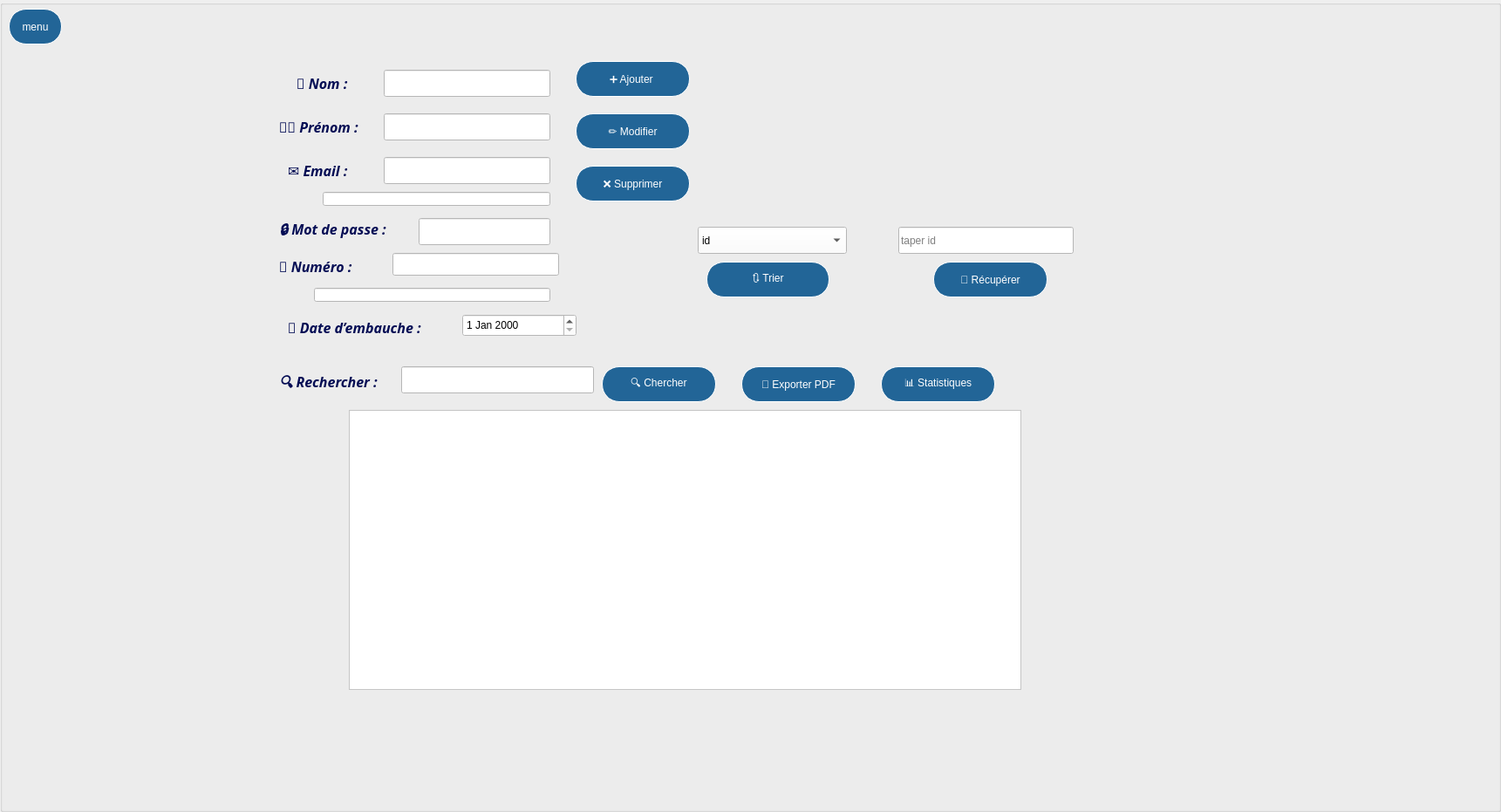
             <widget class="QGroupBox" name="groupBox_5">
              <property name="enabled">
               <bool>true</bool>
              </property>
              <property name="geometry">
               <rect>
                <x>0</x>
                <y>0</y>
                <width>1721</width>
                <height>931</height>
               </rect>
              </property>
              <property name="title">
               <string/>
              </property>
              <widget class="QLineEdit" name="telephoneError">
               <property name="geometry">
                <rect>
                 <x>360</x>
                 <y>330</y>
                 <width>271</width>
                 <height>16</height>
                </rect>
               </property>
               <property name="styleSheet">
                <string notr="true">background-color: rgb(255, 255, 255);
color: rgb(0, 0, 0);</string>
               </property>
               <property name="readOnly">
                <bool>true</bool>
               </property>
              </widget>
              <widget class="QPushButton" name="modifier">
               <property name="geometry">
                <rect>
                 <x>660</x>
                 <y>130</y>
                 <width>131</width>
                 <height>41</height>
                </rect>
               </property>
               <property name="styleSheet">
                <string notr="true">border:1px solid white;
border-radius:20px;
background-color:#226597;
color:white;
background-image: url(:/res/resources/back.jpeg);</string>
               </property>
               <property name="text">
                <string>✏️ Modifier</string>
               </property>
              </widget>
              <widget class="QLineEdit" name="cherche_5">
               <property name="geometry">
                <rect>
                 <x>460</x>
                 <y>420</y>
                 <width>221</width>
                 <height>31</height>
                </rect>
               </property>
               <property name="styleSheet">
                <string notr="true">background-color: rgb(255, 255, 255);
color: rgb(0, 0, 0);</string>
               </property>
               <property name="text">
                <string/>
               </property>
               <property name="placeholderText">
                <string/>
               </property>
              </widget>
              <widget class="QLabel" name="prenom2">
               <property name="geometry">
                <rect>
                 <x>320</x>
                 <y>130</y>
                 <width>111</width>
                 <height>31</height>
                </rect>
               </property>
               <property name="font">
                <font>
                 <family>Perpetua</family>
                 <pointsize>12</pointsize>
                 <italic>true</italic>
                 <bold>true</bold>
                 <underline>false</underline>
                </font>
               </property>
               <property name="styleSheet">
                <string notr="true">color:#030C54;
border:none;</string>
               </property>
               <property name="text">
                <string>🧑‍💼 Prénom : </string>
               </property>
              </widget>
              <widget class="QComboBox" name="trie">
               <property name="geometry">
                <rect>
                 <x>800</x>
                 <y>260</y>
                 <width>171</width>
                 <height>31</height>
                </rect>
               </property>
               <property name="styleSheet">
                <string notr="true">background-color: rgb(255, 255, 255);
color: rgb(0, 0, 0);</string>
               </property>
               <item>
                <property name="text">
                 <string>id</string>
                </property>
               </item>
               <item>
                <property name="text">
                 <string>date_dembauche</string>
                </property>
               </item>
              </widget>
              <widget class="QLineEdit" name="email">
               <property name="geometry">
                <rect>
                 <x>440</x>
                 <y>180</y>
                 <width>191</width>
                 <height>31</height>
                </rect>
               </property>
               <property name="styleSheet">
                <string notr="true">background-color: rgb(255, 255, 255);

color: rgb(0, 0, 0);</string>
               </property>
              </widget>
              <widget class="QPushButton" name="supprimer">
               <property name="geometry">
                <rect>
                 <x>660</x>
                 <y>190</y>
                 <width>131</width>
                 <height>41</height>
                </rect>
               </property>
               <property name="styleSheet">
                <string notr="true">border:1px solid white;
border-radius:20px;
background-color:#226597;
color:white;
background-image: url(:/res/resources/back.jpeg);</string>
               </property>
               <property name="text">
                <string>❌ Supprimer</string>
               </property>
              </widget>
              <widget class="QLineEdit" name="lineEdit">
               <property name="geometry">
                <rect>
                 <x>370</x>
                 <y>220</y>
                 <width>261</width>
                 <height>16</height>
                </rect>
               </property>
               <property name="styleSheet">
                <string notr="true">color: rgb(0, 0, 0);
background-color: rgb(255, 255, 255);</string>
               </property>
              </widget>
              <widget class="QPushButton" name="cherchebut_5">
               <property name="geometry">
                <rect>
                 <x>690</x>
                 <y>420</y>
                 <width>131</width>
                 <height>41</height>
                </rect>
               </property>
               <property name="styleSheet">
                <string notr="true">border:1px solid white;
border-radius:20px;
background-color:#226597;
color:white;
background-image: url(:/res/resources/back.jpeg);</string>
               </property>
               <property name="text">
                <string>🔍 Chercher</string>
               </property>
              </widget>
              <widget class="QPushButton" name="stat_5">
               <property name="geometry">
                <rect>
                 <x>1010</x>
                 <y>420</y>
                 <width>131</width>
                 <height>41</height>
                </rect>
               </property>
               <property name="styleSheet">
                <string notr="true">border:1px solid white;
border-radius:20px;
background-color:#226597;
color:white;
background-image: url(:/res/resources/back.jpeg);</string>
               </property>
               <property name="text">
                <string>📊 Statistiques</string>
               </property>
              </widget>
              <widget class="QPushButton" name="pdf_5">
               <property name="geometry">
                <rect>
                 <x>850</x>
                 <y>420</y>
                 <width>131</width>
                 <height>41</height>
                </rect>
               </property>
               <property name="styleSheet">
                <string notr="true">border:1px solid white;
border-radius:20px;
background-color:#226597;
color:white;
background-image: url(:/res/resources/back.jpeg);</string>
               </property>
               <property name="text">
                <string>📄 Exporter PDF</string>
               </property>
              </widget>
              <widget class="QLabel" name="email1">
               <property name="geometry">
                <rect>
                 <x>330</x>
                 <y>180</y>
                 <width>101</width>
                 <height>31</height>
                </rect>
               </property>
               <property name="font">
                <font>
                 <family>Perpetua</family>
                 <pointsize>12</pointsize>
                 <italic>true</italic>
                 <bold>true</bold>
                 <underline>false</underline>
                </font>
               </property>
               <property name="styleSheet">
                <string notr="true">color:#030C54;
border:none;</string>
               </property>
               <property name="text">
                <string>✉️ Email : </string>
               </property>
              </widget>
              <widget class="QLineEdit" name="password">
               <property name="geometry">
                <rect>
                 <x>480</x>
                 <y>250</y>
                 <width>151</width>
                 <height>31</height>
                </rect>
               </property>
               <property name="styleSheet">
                <string notr="true">background-color: rgb(255, 255, 255);
color: rgb(0, 0, 0);

</string>
               </property>
              </widget>
              <widget class="QPushButton" name="ajoute">
               <property name="geometry">
                <rect>
                 <x>660</x>
                 <y>70</y>
                 <width>131</width>
                 <height>41</height>
                </rect>
               </property>
               <property name="styleSheet">
                <string notr="true">border:1px solid white;
border-radius:20px;
background-color:#226597;
color:white;
background-image: url(:/res/resources/back.jpeg);</string>
               </property>
               <property name="text">
                <string>➕ Ajouter </string>
               </property>
               <property name="checkable">
                <bool>true</bool>
               </property>
               <property name="checked">
                <bool>true</bool>
               </property>
              </widget>
              <widget class="QLabel" name="label_5">
               <property name="geometry">
                <rect>
                 <x>860</x>
                 <y>10</y>
                 <width>261</width>
                 <height>271</height>
                </rect>
               </property>
               <property name="styleSheet">
                <string notr="true">image: url(:/res/resources/image-removebg-preview (5).png);</string>
               </property>
               <property name="text">
                <string/>
               </property>
              </widget>
              <widget class="QLineEdit" name="nom">
               <property name="geometry">
                <rect>
                 <x>440</x>
                 <y>80</y>
                 <width>191</width>
                 <height>31</height>
                </rect>
               </property>
               <property name="styleSheet">
                <string notr="true">background-color: rgb(255, 255, 255);
color: rgb(0, 0, 0);

</string>
               </property>
              </widget>
              <widget class="QLineEdit" name="numero_telephone">
               <property name="geometry">
                <rect>
                 <x>450</x>
                 <y>290</y>
                 <width>191</width>
                 <height>26</height>
                </rect>
               </property>
               <property name="styleSheet">
                <string notr="true">background-color: rgb(255, 255, 255);
color: rgb(0, 0, 0);

</string>
               </property>
              </widget>
              <widget class="QLineEdit" name="prenom">
               <property name="geometry">
                <rect>
                 <x>440</x>
                 <y>130</y>
                 <width>191</width>
                 <height>31</height>
                </rect>
               </property>
               <property name="styleSheet">
                <string notr="true">background-color: rgb(255, 255, 255);
color: rgb(0, 0, 0);

</string>
               </property>
              </widget>
              <widget class="QLabel" name="label_27">
               <property name="geometry">
                <rect>
                 <x>320</x>
                 <y>420</y>
                 <width>151</width>
                 <height>41</height>
                </rect>
               </property>
               <property name="font">
                <font>
                 <family>Perpetua</family>
                 <pointsize>12</pointsize>
                 <italic>true</italic>
                 <bold>true</bold>
                 <underline>false</underline>
                </font>
               </property>
               <property name="styleSheet">
                <string notr="true">color:#030C54;
border:none;</string>
               </property>
               <property name="text">
                <string>🔍 Rechercher :</string>
               </property>
              </widget>
              <widget class="QTableView" name="aff_5">
               <property name="geometry">
                <rect>
                 <x>400</x>
                 <y>470</y>
                 <width>771</width>
                 <height>321</height>
                </rect>
               </property>
               <property name="styleSheet">
                <string notr="true">color: rgb(0, 0, 0);
background-color: rgb(255, 255, 255);</string>
               </property>
              </widget>
              <widget class="QPushButton" name="tri">
               <property name="geometry">
                <rect>
                 <x>810</x>
                 <y>300</y>
                 <width>141</width>
                 <height>41</height>
                </rect>
               </property>
               <property name="styleSheet">
                <string notr="true">border:1px solid white;
background-image: url(:/res/resources/back.jpeg);
border-radius:20px;
background-color:#226597;
color:white</string>
               </property>
               <property name="text">
                <string>🔃 Trier</string>
               </property>
              </widget>
              <widget class="QDateEdit" name="date_dembauche">
               <property name="geometry">
                <rect>
                 <x>530</x>
                 <y>360</y>
                 <width>131</width>
                 <height>26</height>
                </rect>
               </property>
               <property name="styleSheet">
                <string notr="true">background-color: rgb(255, 255, 255);
color: rgb(0, 0, 0);</string>
               </property>
              </widget>
              <widget class="QLabel" name="nom_7">
               <property name="geometry">
                <rect>
                 <x>340</x>
                 <y>80</y>
                 <width>101</width>
                 <height>31</height>
                </rect>
               </property>
               <property name="font">
                <font>
                 <family>Perpetua</family>
                 <pointsize>12</pointsize>
                 <italic>true</italic>
                 <bold>true</bold>
                 <underline>false</underline>
                </font>
               </property>
               <property name="styleSheet">
                <string notr="true">color:#030C54;
border:none;</string>
               </property>
               <property name="text">
                <string>👤 Nom : </string>
               </property>
              </widget>
              <widget class="QLabel" name="date">
               <property name="geometry">
                <rect>
                 <x>330</x>
                 <y>360</y>
                 <width>191</width>
                 <height>31</height>
                </rect>
               </property>
               <property name="font">
                <font>
                 <family>Perpetua</family>
                 <pointsize>12</pointsize>
                 <italic>true</italic>
                 <bold>true</bold>
                 <underline>false</underline>
                </font>
               </property>
               <property name="styleSheet">
                <string notr="true">color:#030C54;
border:none;</string>
               </property>
               <property name="text">
                <string>📅 Date d’embauche :</string>
               </property>
              </widget>
              <widget class="QLabel" name="numero_telephone1">
               <property name="geometry">
                <rect>
                 <x>320</x>
                 <y>290</y>
                 <width>221</width>
                 <height>31</height>
                </rect>
               </property>
               <property name="font">
                <font>
                 <family>Perpetua</family>
                 <pointsize>12</pointsize>
                 <italic>true</italic>
                 <bold>true</bold>
                 <underline>false</underline>
                </font>
               </property>
               <property name="styleSheet">
                <string notr="true">color:#030C54;
border:none;</string>
               </property>
               <property name="text">
                <string>📞 Numéro : </string>
               </property>
              </widget>
              <widget class="QPushButton" name="recuperer_5">
               <property name="geometry">
                <rect>
                 <x>1070</x>
                 <y>300</y>
                 <width>131</width>
                 <height>41</height>
                </rect>
               </property>
               <property name="styleSheet">
                <string notr="true">border:1px solid white;
border-radius:20px;
background-color:#226597;
color:white;
background-image: url(:/res/resources/back.jpeg);</string>
               </property>
               <property name="text">
                <string>🔄 Récupérer</string>
               </property>
              </widget>
              <widget class="QLineEdit" name="idedit_5">
               <property name="geometry">
                <rect>
                 <x>1030</x>
                 <y>260</y>
                 <width>201</width>
                 <height>31</height>
                </rect>
               </property>
               <property name="styleSheet">
                <string notr="true">background-color: rgb(255, 255, 255);
color: rgb(0, 0, 0);</string>
               </property>
               <property name="placeholderText">
                <string>taper id</string>
               </property>
              </widget>
              <widget class="QLabel" name="password2">
               <property name="geometry">
                <rect>
                 <x>320</x>
                 <y>250</y>
                 <width>151</width>
                 <height>31</height>
                </rect>
               </property>
               <property name="font">
                <font>
                 <family>Perpetua</family>
                 <pointsize>12</pointsize>
                 <italic>true</italic>
                 <bold>true</bold>
                 <underline>false</underline>
                </font>
               </property>
               <property name="styleSheet">
                <string notr="true">color:#030C54;
border:none;</string>
               </property>
               <property name="text">
                <string>🔒 Mot de passe :</string>
               </property>
              </widget>
              <widget class="QPushButton" name="hide_5">
               <property name="geometry">
                <rect>
                 <x>10</x>
                 <y>10</y>
                 <width>61</width>
                 <height>41</height>
                </rect>
               </property>
               <property name="styleSheet">
                <string notr="true">border:1px solid white;
background-image: url(:/res/resources/background.png);
border-radius:20px;
background-color:#226597;
color:white</string>
               </property>
               <property name="text">
                <string>menu</string>
               </property>
              </widget>
             </widget>
